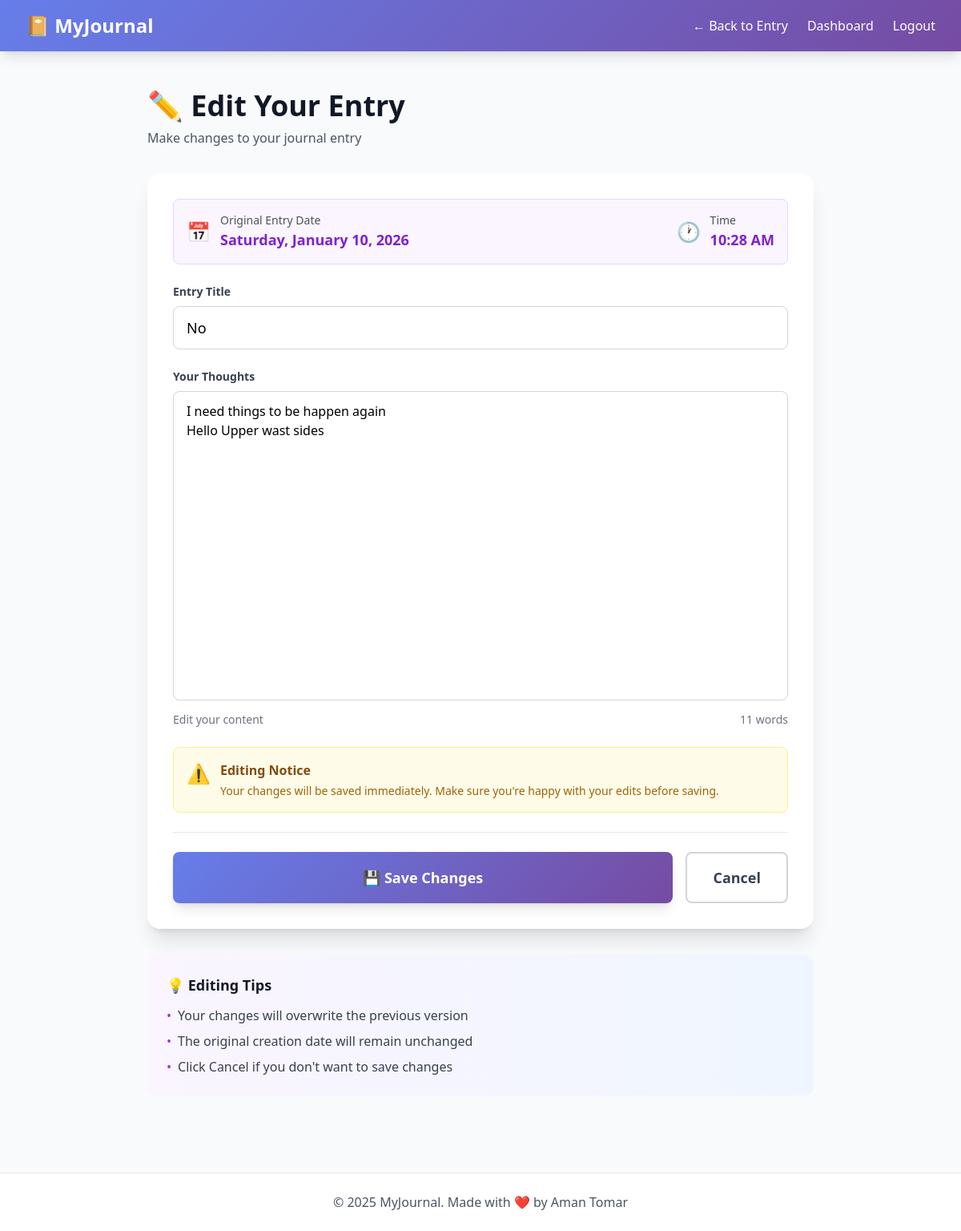
Screenshot of /edit-entry/2 (signed in) with the database file from the repository.
### app.py (models this page shows)
class JournalEntry(db.Model):
    id = db.Column(db.Integer, primary_key=True)
    title = db.Column(db.String(200), nullable=False)
    content = db.Column(db.Text, nullable=False)
    created_at = db.Column(db.DateTime, default=datetime.utcnow)
    user_id = db.Column(db.Integer, db.ForeignKey('user.id'), nullable=False)

### app.py (the view)
@app.route('/edit-entry/<int:entry_id>', methods=['GET', 'POST'])
def edit_entry(entry_id):
    if 'user_id' not in session:
        flash('Please login first!', 'error')
        return redirect(url_for('home'))
    entry = JournalEntry.query.get_or_404(entry_id)
    if entry.user_id != session['user_id']:
        flash('Access denied!', 'error')
        return redirect(url_for('dashboard'))
    if request.method == 'POST':
        entry.title = request.form.get('title')
        entry.content = request.form.get('content')
        db.session.commit()
        flash('Entry updated successfully!', 'success')
        return redirect(url_for('view_entry', entry_id=entry.id))
    return render_template('edit_entry.html', entry=entry)

### templates/edit_entry.html (shortened to what this page needs)
<!DOCTYPE html>
<html lang="en">
<head>
    <script src="https://cdn.tailwindcss.com?plugins=forms,typography,aspect-ratio"></script>
</head>
<body class="bg-gray-50">
    <nav class="gradient-bg shadow-lg">
        <div class="max-w-7xl mx-auto px-4 sm:px-6 lg:px-8">
            <div class="flex justify-between items-center h-16">
                <div class="flex items-center">
                    <a href="{{ url_for('dashboard') }}" class="text-2xl font-bold text-white">📔 MyJournal</a>
                </div>
                <div class="flex items-center space-x-6">
                    <a href="{{ url_for('view_entry', entry_id=entry.id) }}" class="text-white hover:text-purple-200 transition duration-300">← Back to Entry</a>
                    <a href="{{ url_for('dashboard') }}" class="text-white hover:text-purple-200 transition duration-300">Dashboard</a>
                    <a href="{{ url_for('logout') }}" class="text-white hover:text-purple-200 transition duration-300">Logout</a>
                </div>
            </div>
        </div>
    </nav>
    <div class="max-w-4xl mx-auto px-4 sm:px-6 lg:px-8 py-12">
        <div class="mb-8 fade-in">
            <h2 class="text-4xl font-bold text-gray-900 mb-2">✏️ Edit Your Entry</h2>
            <p class="text-gray-600">Make changes to your journal entry</p>
        </div>
        <div class="bg-white rounded-2xl shadow-xl p-8 fade-in" style="animation-delay: 0.2s;">
            <form action="{{ url_for('edit_entry', entry_id=entry.id) }}" method="POST" class="space-y-6">
                <div class="bg-purple-50 border border-purple-200 rounded-lg p-4">
                    <div class="flex items-center justify-between">
                        <div class="flex items-center space-x-3">
                            <span class="text-2xl">📅</span>
                            <div>
                                <p class="text-sm text-gray-600">Original Entry Date</p>
                                <p class="text-lg font-semibold text-purple-700">{{ entry.created_at.strftime('%A, %B %d, %Y') }}</p>
                            </div>
                        </div>
                        <div class="flex items-center space-x-3">
                            <span class="text-2xl">🕐</span>
                            <div>
                                <p class="text-sm text-gray-600">Time</p>
                                <p class="text-lg font-semibold text-purple-700">{{ entry.created_at.strftime('%I:%M %p') }}</p>
                            </div>
                        </div>
                    </div>
                </div>
                <div>
                    <label for="title" class="block text-sm font-semibold text-gray-700 mb-2">
                        Entry Title
                    </label>
                    <input
                        type="text"
                        id="title"
                        name="title"
                        required
                        value="{{ entry.title }}"
                        class="w-full px-4 py-3 text-lg border border-gray-300 rounded-lg focus:ring-2 focus:ring-purple-500 focus:border-transparent outline-none transition duration-300"
                    >
                </div>
                <div>
                    <label for="content" class="block text-sm font-semibold text-gray-700 mb-2">
                        Your Thoughts
                    </label>
                    <textarea
                        id="content"
                        name="content"
                        required
                        rows="15"
                        class="w-full px-4 py-3 border border-gray-300 rounded-lg focus:ring-2 focus:ring-purple-500 focus:border-transparent outline-none transition duration-300 resize-none"
                    >{{ entry.content }}</textarea>
                    <div class="flex justify-between items-center mt-2">
                        <p class="text-sm text-gray-500">Edit your content</p>
                        <p class="text-sm text-gray-500">
                            <span id="word-count">{{ entry.content.split()|length }}</span> words
                        </p>
                    </div>
                </div>
                <div class="bg-yellow-50 border border-yellow-200 rounded-lg p-4">
                    <div class="flex items-start">
                        <span class="text-2xl mr-3">⚠️</span>
                        <div>
                            <p class="font-semibold text-yellow-800 mb-1">Editing Notice</p>
                            <p class="text-sm text-yellow-700">Your changes will be saved immediately. Make sure you're happy with your edits before saving.</p>
                        </div>
                    </div>
                </div>
                <div class="flex space-x-4 pt-6 border-t border-gray-200">
                    <button
                        type="submit"
                        class="flex-1 gradient-bg text-white py-4 rounded-lg font-semibold hover:opacity-90 transform hover:scale-105 transition duration-300 shadow-lg text-lg"
                    >
                        💾 Save Changes
                    </button>
                    <a
                        href="{{ url_for('view_entry', entry_id=entry.id) }}"
                        class="px-8 py-4 border-2 border-gray-300 text-gray-700 rounded-lg font-semibold hover:bg-gray-50 transition duration-300 text-lg"
                    >
                        Cancel
                    </a>
                </div>
            </form>
        </div>
        <div class="mt-8 bg-gradient-to-r from-purple-50 to-blue-50 rounded-xl p-6 fade-in" style="animation-delay: 0.4s;">
            <h3 class="text-lg font-bold text-gray-900 mb-3">💡 Editing Tips</h3>
            <ul class="space-y-2 text-gray-700">
                <li class="flex items-start">
                    <span class="text-purple-600 mr-2">•</span>
                    <span>Your changes will overwrite the previous version</span>
                </li>
                <li class="flex items-start">
                    <span class="text-purple-600 mr-2">•</span>
                    <span>The original creation date will remain unchanged</span>
                </li>
                <li class="flex items-start">
                    <span class="text-purple-600 mr-2">•</span>
                    <span>Click Cancel if you don't want to save changes</span>
                </li>
            </ul>
        </div>
    </div>
    <footer class="bg-white border-t border-gray-200 mt-12">
        <div class="max-w-7xl mx-auto px-4 sm:px-6 lg:px-8 py-6">
            <div class="text-center text-gray-600">
                <p>&copy; 2025 MyJournal. Made with ❤️ by Aman Tomar</p>
            </div>
        </div>
    </footer>
</body>
</html>

### templates/edit_entry.html (style rules this page uses)
.gradient-bg { background: linear-gradient(135deg, #667eea 0%, #764ba2 100%); }
.fade-in { animation: fadeIn 0.6s ease-out forwards; }

### rows the page displays
JournalEntry: created_at "Saturday, January 10, 2026", created_at "10:28 AM", title "No", content "I need things to be happen again Hello Upper wast sides"

### other values shown
{{ entry.content.split()|length }} "11"
